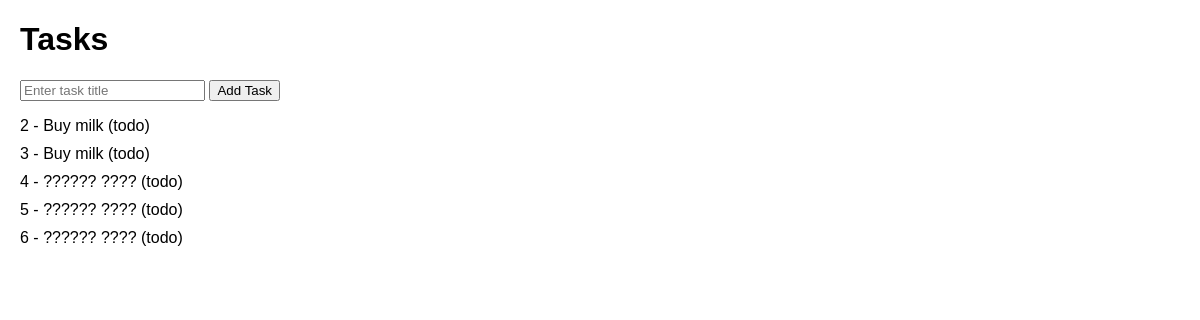
/tasks, run on an earlier commit of the app's database.
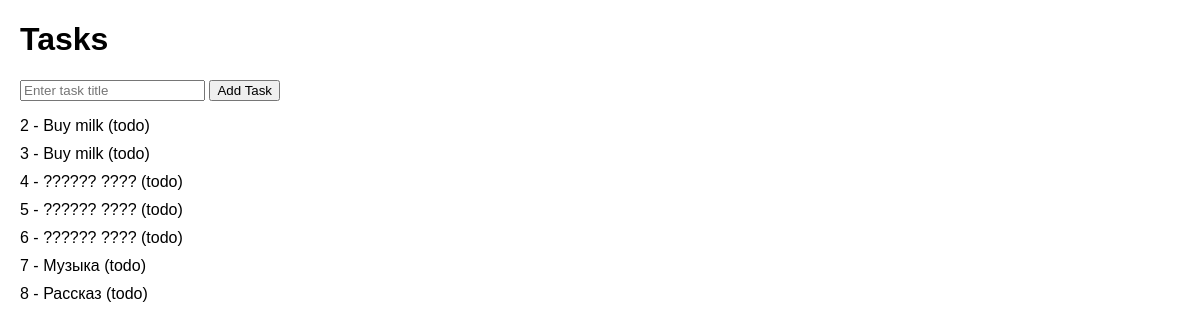
And on a later commit of the database.
### tables this page shows
CREATE TABLE tasks 
                     (id INTEGER PRIMARY KEY AUTOINCREMENT, title TEXT, status TEXT);

### main.py (the view, shortened to what this page needs)
@app.route('/tasks', methods=['GET', 'POST'])
def tasks():
    with get_db_connection() as conn:
        c = conn.cursor()
        c.execute('SELECT * FROM tasks')
        tasks_list = [{'id' : row[0], 'title' : row[1], 'status' : row[2]} for row in c.fetchall()]
    return render_template('tasks.html', tasks=tasks_list)

### main.py (called while the page is built)
def get_db_connection():
    conn = sqlite3.connect(DATABASE)
    return conn

### templates/tasks.html (shortened to what this page needs)
<!DOCTYPE html>
<html lang="en">
<head>
</head>
<body>
    <h1>Tasks</h1>
    <form method="POST" action="/tasks">
        <input type="text" name="title" placeholder="Enter task title" required>
        <button type="submit">Add Task</button>
    </form>
    {% if tasks %}
        <ul>
            {% for task in tasks %}
                <li>{{ task.id }} - {{ task.title }} ({{ task.status }})</li>
            {% endfor %}
        </ul>
    {% else %}
        <p>No tasks yet!</p>
    {% endif %}
</body>
</html>

### templates/tasks.html (style rules this page uses)
body { font-family: Arial, sans-serif; margin: 20px; }
ul { list-style-type: none; padding: 0; }
li { margin: 10px 0; }

What changed in the data, as far as the page shows it:
added tasks: id "7", title "Музыка", status "todo"
added tasks: id "8", title "Рассказ", status "todo"
